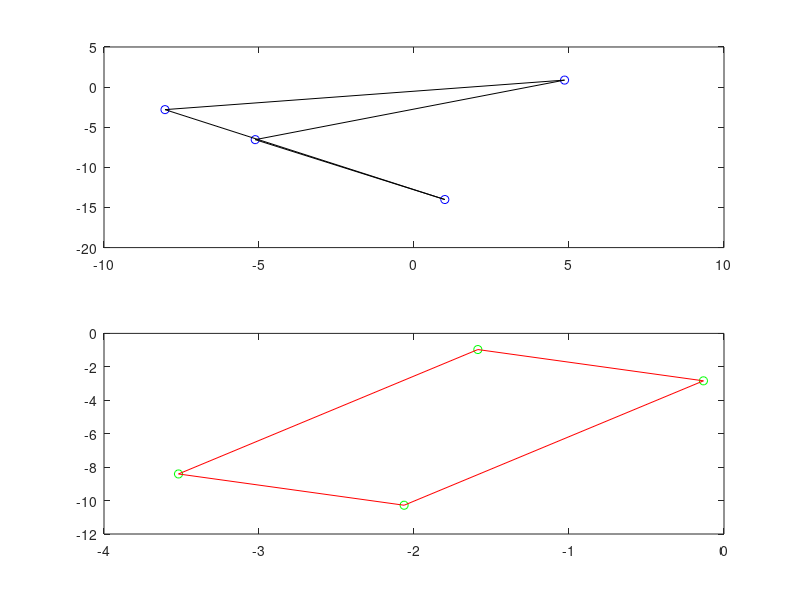

Here is the MATLAB script that generated this plot:
%Script: CaosAlOrden.m
n = 4;
x = 10*randn(n,1);
y = 10*randn(n,1);
subplot(2,1,1);
plot(x,y,'ob',[x;x(1)],[y;y(1)],'k');
xnew = zeros(n,1)
ynew = zeros(n,1)
for k=1:n-1
    xnew(k) = ( x(k) + x(k+1))/2;
    ynew(k) = ( y(k) + y(k+1))/2;
end
xnew(n) = ( x(n) + x(1))/2;
ynew(n) = (y(n) + y(1))/2;
subplot(2,1,2);
plot(xnew,ynew,'og',[xnew;xnew(1)],[ynew;ynew(1)],'r');
    
